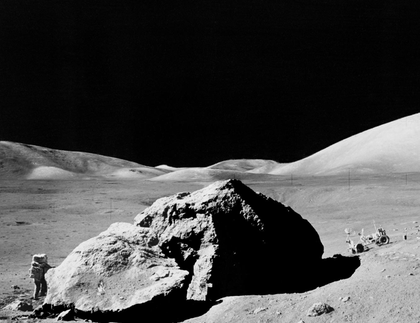
%> input picture Assignment 6/1/apollo17.tif, 420 x 323 px, shrunk from 666 x 512 before the run
$ octave Q1_99210294.m   (GNU Octave 9; MATLAB toolbox functions it lacks are replaced by stand-ins)
%> lines starting %> are read from the running program, lines starting %| are printed output that depends on the picture; in (x1, y1, x2, y2) boxes, pixels count from 0 and x2, y2 are one past the last pixel; in counts of white or black regions, pixels touching at a corner belong together; the program's own positions count from 1
clear all;
close all;
main;

%%%%%%%%%%%%%%%%%%%%%%%%%%%%%%%%%%%%%%%%%%%%%%%%%%%%%%%%%%% main %%%%%%%%%%%%%%%%%%%%%%%%%%%%%%%%%%%%%%%%%%%%%%%%%%%%%%%%%%%%%%%%%
%%% This function is starting points of program and calls other functions                                                      %%%
%%% input(s) : {}                                                                                                              %%%
%%% output(s) : {}                                                                                                             %%%
%%%%%%%%%%%%%%%%%%%%%%%%%%%%%%%%%%%%%%%%%%%%%%%%%%%%%%%%%%%%%%%%%%%%%%%%%%%%%%%%%%%%%%%%%%%%%%%%%%%%%%%%%%%%%%%%%%%%%%%%%%%%%%%%%%
function main()
    image = im2double(imread("apollo17.tif"));%read image
%> image: size 323x420 double; min 0, max 1, mean 0.272
    radius = 120;%

    figure();
    noisyImageDft = partA(image, radius);%create noisy image
    bandRejectFilter = partB(image, radius , noisyImageDft);%filter with band reject filter
    figure();
    partC(noisyImageDft, bandRejectFilter);%extract noise pattern
end

%%%%%%%%%%%%%%%%%%%%%%%%%%%%%%%%%%%%%%%%%%%%%%%%%%%%%%%%%%% partA %%%%%%%%%%%%%%%%%%%%%%%%%%%%%%%%%%%%%%%%%%%%%%%%%%%%%%%%%%%%%%%%
%%% This function adds periodic noise to image and shows it next to its spectrum                                               %%%
%%% input(s) : {image : original image , radius : radius of noise ring}                                                        %%%
%%% output(s) : {noisyImageDft : discrete furier transform of noisy image}                                                     %%%
%%%%%%%%%%%%%%%%%%%%%%%%%%%%%%%%%%%%%%%%%%%%%%%%%%%%%%%%%%%%%%%%%%%%%%%%%%%%%%%%%%%%%%%%%%%%%%%%%%%%%%%%%%%%%%%%%%%%%%%%%%%%%%%%%%
function noisyImageDft = partA(image , radius)
%> called with radius = 120
    p = [0 ; pi/ 4 ; 2*pi/4 ; 3*pi/4 ; pi];%some degrees we want to apply noise on points of circle that have this degrees
    noisePoints = [radius * cos(p) radius * sin(p)];% calculate x and y of noise impulses

    [noiseSpatial , noiseSpectrum] = getPeriodicNoiseFunction(size(image,1),size(image,2),noisePoints);%get periodic noise with spikes on given points in the furier transform
%> after the loop in getPeriodicNoiseFunction, `for j = 1:size(points,1)`:
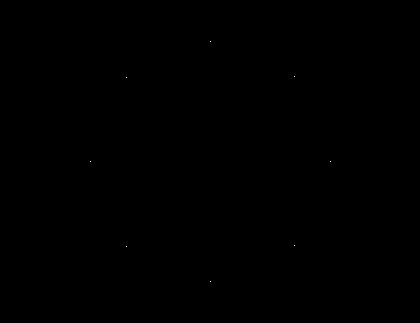
%> noiseSpectrum: size 323x420 double; values 0 (black) and 13566 (white), 0.01% white in thin lines or dots, all inside (x1, y1, x2, y2) = (90, 41, 331, 282)

    noisyImage = image + noiseSpatial;%create noisy image
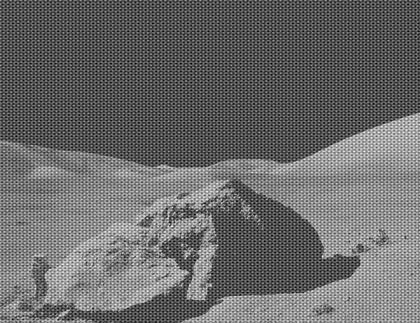
%> noisyImage: size 323x420 double; min -0.771, max 1.72, mean 0.272; drawn with min black and max white

    noisyImageDft = fft2(concentrateSpectrum(noisyImage));
%> after the loop in concentrateSpectrum, `for i = 1:size(resultImage,1)`:
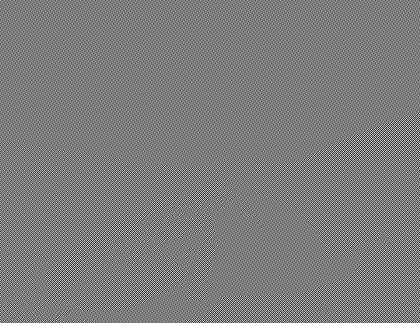
%> resultImage: size 323x420 double; min -1.64, max 1.72, mean -2.38e-05; drawn with min black and max white
    noisyImageDftLog = log10(noisyImageDft + 1);
    noiseBosstedSpectrum = normalizeMatrix(imboxfilt(noiseSpectrum,5), min(min(noisyImageDftLog)),max(max(noisyImageDftLog))); % bold noise points in the frequency domain

    subplot(231);
    imshow(image, []);%show main image
    title("the original image");
    subplot(234);
    imshow(noisyImage, []);%show noisy image
    title("the noisy image");
    subplot(232);
    imshow(abs(noisyImageDftLog) , [])%show spectrum of noisy image
    title("the spectrum of noisy image");
    subplot(235);
    imshow (abs(noisyImageDftLog + noiseBosstedSpectrum) , []);%show spectrum of noisy image with boosted noise
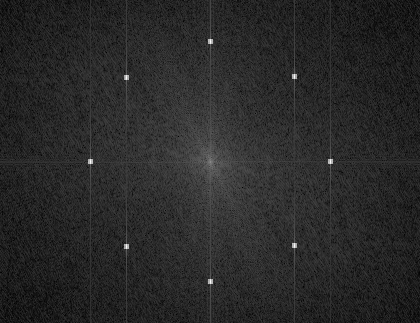
%> displayed picture: size 323x420, on the screen's scale of 0 to 255; min 0, max 255, mean 40.8
    title("the boosted spectrum of noisy image");
end

%%%%%%%%%%%%%%%%%%%%%%%%%%%%%%%%%%%%%%%%%%%%%%%%%%%%%%%%%%%%% partB %%%%%%%%%%%%%%%%%%%%%%%%%%%%%%%%%%%%%%%%%%%%%%%%%%%%%%%%%%%%%%%%%%
%%% This function filters noisy image with band reject filter and shows the filtered image                                         %%%
%%% input(s) : {image : original image , radius : radius of noise ring , noisyImageDft : discrete furier transform of noisy image} %%%
%%% output(s) : {filter : designed band reject filter }                                                                            %%%
%%%%%%%%%%%%%%%%%%%%%%%%%%%%%%%%%%%%%%%%%%%%%%%%%%%%%%%%%%%%%%%%%%%%%%%%%%%%%%%%%%%%%%%%%%%%%%%%%%%%%%%%%%%%%%%%%%%%%%%%%%%%%%%%%%%%%%
function filter = partB(image , radius , noisyImageDft)
%> called with radius = 120
    filter = getBandReject(size(image,1),size(image,2), radius , 10); % design band reject filter
%> after the loop in getBandReject, `for i = 1:M`:
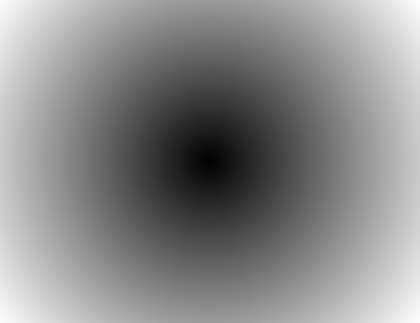
%> D: size 323x420 double; min 0.5, max 264.9, mean 142.9; drawn with min black and max white

    resultOfFiltering = concentrateSpectrum(ifft2(noisyImageDft .* filter));% apply filter in frequency domain

    subplot(233);
    imshow(filter , []);% show band reject filter
    title("the band reject filter");

    subplot(236);
    imshow(abs(resultOfFiltering), []);%show result of applying filter
%> in main, `bandRejectFilter = partB(image, radius , noisyImageDft);`:
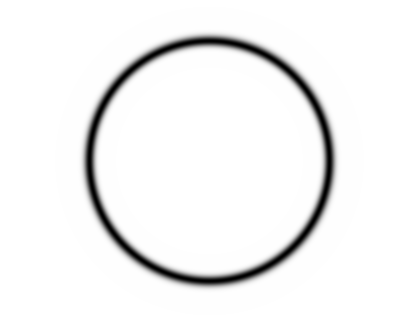
%> bandRejectFilter: size 323x420 double; min 4.34e-08, max 1, mean 0.951
    title("result of filtering");

end

%%%%%%%%%%%%%%%%%%%%%%%%%%%%%%%%%%%%%%%%%%%%%%%%%%%%%%%%%%% partC %%%%%%%%%%%%%%%%%%%%%%%%%%%%%%%%%%%%%%%%%%%%%%%%%%%%%%%%%%%%%%%%
%%% This function extracts noise pattern with band pass filter and shows it                                                    %%%
%%% input(s) : {noisyImageDft : discrete furier transform of noisy image , bandRejectFilter : designed band reject filter }    %%%
%%% output(s) : {}                                                                                                             %%%
%%%%%%%%%%%%%%%%%%%%%%%%%%%%%%%%%%%%%%%%%%%%%%%%%%%%%%%%%%%%%%%%%%%%%%%%%%%%%%%%%%%%%%%%%%%%%%%%%%%%%%%%%%%%%%%%%%%%%%%%%%%%%%%%%%
function partC(noisyImageDft , bandRejectFilter)
    bandPassFilter = 1 - bandRejectFilter;
    noisePattern = concentrateSpectrum(ifft2(noisyImageDft .* bandPassFilter));% apply filter in frequency domain

    subplot(121);
    imshow(bandPassFilter, []);%show band pass filter
    title("the band pass filter");

    subplot(122);
    imshow(abs(noisePattern) , []);% show band reject filter
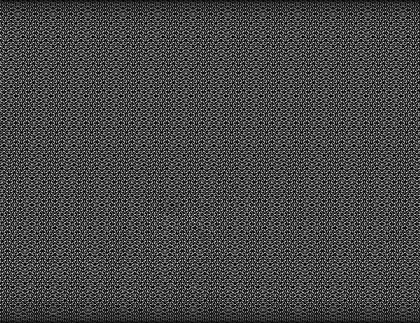
%> displayed picture: size 323x420, on the screen's scale of 0 to 255; min 0, max 255, mean 69.4
    title("noise pattern");
end

%%%%%%%%%%%%%%%%%%%%%%%%%%%%%%%%%%%%%%%%%%%%%%%%%%%%%%%%%%% getBandReject %%%%%%%%%%%%%%%%%%%%%%%%%%%%%%%%%%%%%%%%%%%%%%%%%%%%%%%%%%%%%%%%%
%%% This function creates butterworth band reject filter                                                                                %%%
%%% input(s) : {M : height of the filter , N : width of the filter , D0 : radius of filter , W : width of ring of the filter}           %%%
%%% output(s) : {bandReject : created filter}                                                                                           %%%
%%%%%%%%%%%%%%%%%%%%%%%%%%%%%%%%%%%%%%%%%%%%%%%%%%%%%%%%%%%%%%%%%%%%%%%%%%%%%%%%%%%%%%%%%%%%%%%%%%%%%%%%%%%%%%%%%%%%%%%%%%%%%%%%%%%%%%%%%%%
function bandReject = getBandReject(M,N,D0,W)
    D = zeros(M,N);%distance of all pixels from center pixel
    for i = 1:M
        for j = 1:N
            D(i,j) = sqrt((i-M/2)^2+(j-N/2).^2);
        end
    end

    %generating filter accoding to its formula
    bandReject = 1 - exp(-((D .^ 2 - D0.^2) ./ (D.*W + eps)).^2);%eps = we use epsion to prevent "divide by zero" error
end

%%%%%%%%%%%%%%%%%%%%%%%%%%%%%%%%%%%%%%%%%%%%%%%%%%%%%% getPeriodicNoiseFunction %%%%%%%%%%%%%%%%%%%%%%%%%%%%%%%%%%%%%%%%%%%%%%%%%%%%%%%%%%%
%%% This function creates symmetric impulses in the furier spectrum and returns corresponding noise in frequency and spatial domain     %%%
%%% input(s) : {M : height of the plane , N : width of the plane , points : points of impulses realative to center of the plane}        %%%
%%% output(s) : {noiseSpatial : noise in spatial domain , noiseSpectrum : spectrum of noise in furier domain}                           %%%
%%%%%%%%%%%%%%%%%%%%%%%%%%%%%%%%%%%%%%%%%%%%%%%%%%%%%%%%%%%%%%%%%%%%%%%%%%%%%%%%%%%%%%%%%%%%%%%%%%%%%%%%%%%%%%%%%%%%%%%%%%%%%%%%%%%%%%%%%%%
function [ noiseSpatial , noiseSpectrum ] = getPeriodicNoiseFunction(M , N , points)
    noiseSpectrum = zeros(M,N);% create matrix with given size
    for j = 1:size(points,1)% for each points do :
        u1 = floor(M/2) + 1 - floor(points(j,1)); % calcuclate absolute x value of point in the plane
        v1 = floor(N/2) + 1 - floor(points(j,2)); % calcuclate absolute y value of point in the plane

        noiseSpectrum(u1,v1) = M*N/10;% create impulse in the given point

        u2 = floor(M/2) + 1 + floor(points(j,1));% calcuclate absolute x value of corresponding symmetric point in the plane
        v2 = floor(N/2) + 1 + floor(points(j,2));% calcuclate absolute y value of corresponding symmetric point in the plane

        noiseSpectrum(u2,v2) = M*N/10;% create impulse in the corresponding symmetric point

    end

    noiseSpatial = real(ifft2(ifftshift(noiseSpectrum)));%transfer the impulses to spatial domain
end


%%%%%%%%%%%%%%%%%%%%%%%%%%%%%%%%%%%%% concentrateSpectrum %%%%%%%%%%%%%%%%%%%%%%%%%%%%%%%%%%%%%%%
%%% This function mutiplies image to -1^(x+y)                                                 %%%
%%% input(s) : {inputImage : given image}                                                     %%%
%%% output(s) : {resultImage : result of multiplication}                                      %%%
%%%%%%%%%%%%%%%%%%%%%%%%%%%%%%%%%%%%%%%%%%%%%%%%%%%%%%%%%%%%%%%%%%%%%%%%%%%%%%%%%%%%%%%%%%%%%%%%%
function resultImage = concentrateSpectrum(inputImage)
    resultImage = inputImage;
    for i = 1:size(resultImage,1)
        for j =1:size(resultImage,2)
            resultImage(i,j) = resultImage(i,j) * (-1)^(i+j);
        end
    end
end

%%%%%%%%%%%%%%%%%%%%%%%%%%%%%%%%%%%%%% normalizeMatrix %%%%%%%%%%%%%%%%%%%%%%%%%%%%%%%%%%%%%%%%%%
%%% This function scale matrix values to range [minVal maxVal]                                %%%
%%% input(s) : {X : given matrix , minVal : start of range , maxVal : end of range}           %%%
%%% output(s) : {result : result of normalization}                                            %%%
%%%%%%%%%%%%%%%%%%%%%%%%%%%%%%%%%%%%%%%%%%%%%%%%%%%%%%%%%%%%%%%%%%%%%%%%%%%%%%%%%%%%%%%%%%%%%%%%%
function result =  normalizeMatrix(X , minVal , maxVal)
    X = X - min(min(X));
    result = minVal + (maxVal-minVal)* X / max(max(X));
end
